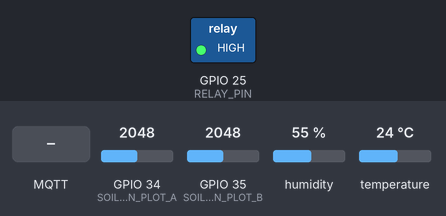
Simulated run of this sketch. Board: ESP32. On the bench: switched loads named in the sketch (green lamp = pin HIGH). The test bench sets the inputs (shaded band); at power-on: GPIO 34 (SOIL_PIN_PLOT_A) = 2048, GPIO 35 (SOIL_PIN_PLOT_B) = 2048, humidity 55 %, temperature 24 °C. WiFi joins after 1.5 s; servers stay silent unless stated; random numbers use the default seed unless the sketch sets one; no MQTT or app messages arrive unless stated; what the sketch prints to the serial monitor is not drawn.

Above: at 2.7 s.
2.8 s: GPIO 34 (SOIL_PIN_PLOT_A) set to 2635
7.5 s: GPIO 34 (SOIL_PIN_PLOT_A) set to 2755
At 9.3 s:
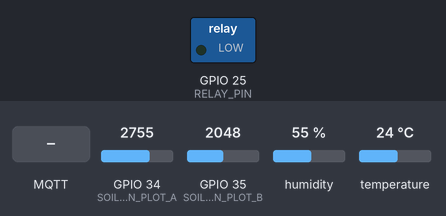
12.0 s: MQTT message "OFF" arrives on the first subscribed topic
At 12.8 s:
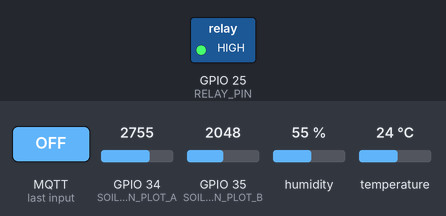
13.5 s: MQTT message "AUTO" arrives on the first subscribed topic
At 16.3 s:
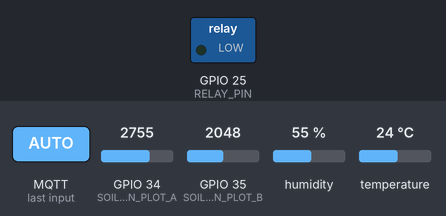
Timing chart, 0 to 17.5 s (numbered marks = the images above; inputs shaded):
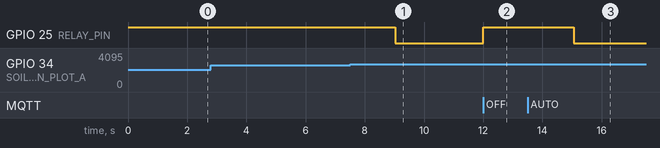

The sketch:

esp32_farm.ino
```cpp
#include <WiFi.h>
#include <PubSubClient.h>
#include <DHT.h>
#include <ArduinoJson.h>

// --- PIN DEFINITIONS ---
#define DHTPIN          23       // DHT11 Out[cite: 1]
#define DHTTYPE         DHT11
#define SOIL_PIN_PLOT_A 34       // Soil Moisture Sensor 1 (Plot A)[cite: 1]
#define SOIL_PIN_PLOT_B 35       // Soil Moisture Sensor 2 (Plot B)[cite: 1]
#define RELAY_PIN       25       // Relay module IN pin[cite: 1]

// --- THRESHOLDS & CALIBRATION ---
// Adjust wet/dry raw ADC values per sensor if needed
const int DRY_SOIL_ADC_A = 3200;  // Plot A dry air baseline
const int WET_SOIL_ADC_A = 1800;  // Plot A fully submerged/wet baseline

const int DRY_SOIL_ADC_B = 3200;  // Plot B dry air baseline
const int WET_SOIL_ADC_B = 1800;  // Plot B fully submerged/wet baseline

const float START_IRRIGATION_THRESHOLD = 35.0; // Relay ON below 35%[cite: 2]
const float STOP_IRRIGATION_THRESHOLD  = 60.0; // Relay OFF above 60%[cite: 2]

// --- NETWORK CONFIGURATION ---
const char* WIFI_SSID     = "TeamJN 2.4G";
const char* WIFI_PASSWORD = "PLDTWIFIY2dsd";
//const char* WIFI_SSID     = "ScottiePogi2.4";
//const char* WIFI_PASSWORD = "f4t4ll4r3sid3nc3";

const char* MQTT_SERVER   = "192.168.1.202";  // Node.js / MQTT broker IP[cite: 2]
const int   MQTT_PORT     = 1883;
const char* TOPIC_DATA    = "smartfarm/telemetry";
const char* TOPIC_CONTROL = "smartfarm/pump/control";

// --- GLOBAL OBJECTS & VARIABLES ---
DHT dht(DHTPIN, DHTTYPE);
WiFiClient espClient;
PubSubClient mqttClient(espClient);

unsigned long lastSensorReadTime  = 0;
unsigned long lastMqttPublishTime = 0;
const unsigned long SENSOR_INTERVAL  = 3000;   // Read sensors & evaluate logic every 3 seconds
const unsigned long PUBLISH_INTERVAL = 15000;  // Periodic MQTT telemetry publish every 15 seconds

#define RELAY_ON  LOW
#define RELAY_OFF HIGH

bool manualOverride = false;
bool isPumpActive   = false;
bool lastPumpState  = false;

// Function Declarations
void setupWiFi();
void reconnectMQTT();
void callback(char* topic, byte* payload, unsigned int length);
float readSoilMoisturePercent(int pin, int dryAdc, int wetAdc);
void publishTelemetry(float temp, float hum, float soilA, float soilB, const char* triggerType, const char* initiatedByUserId = nullptr);

void setup() {
  Serial.begin(115200);

  // Initialize Relay
  pinMode(RELAY_PIN, OUTPUT);
  digitalWrite(RELAY_PIN, RELAY_OFF);

  // Initialize Pin Inputs[cite: 1]
  pinMode(SOIL_PIN_PLOT_A, INPUT);
  pinMode(SOIL_PIN_PLOT_B, INPUT);

  // Start Sensors & WiFi
  dht.begin();
  setupWiFi();
  mqttClient.setServer(MQTT_SERVER, MQTT_PORT);
  mqttClient.setCallback(callback);
}

void loop() {
  if (!mqttClient.connected()) {
    reconnectMQTT();
  }
  mqttClient.loop();

  unsigned long currentMillis = millis();

  // 1. Read Sensors and process automation every 3 seconds
  if (currentMillis - lastSensorReadTime >= SENSOR_INTERVAL) {
    lastSensorReadTime = currentMillis;

    float humidity = dht.readHumidity();
    float temperature = dht.readTemperature();

    float soilMoistureA = readSoilMoisturePercent(SOIL_PIN_PLOT_A, DRY_SOIL_ADC_A, WET_SOIL_ADC_A);
    float soilMoistureB = readSoilMoisturePercent(SOIL_PIN_PLOT_B, DRY_SOIL_ADC_B, WET_SOIL_ADC_B);

    if (isnan(humidity) || isnan(temperature)) {
      Serial.println("Failed to read from DHT sensor!");
      return;
    }

    // 2. Dual-Plot Automation Logic[cite: 2]
    bool stateChanged = false;
      if (!manualOverride) {
        if (soilMoistureA <= START_IRRIGATION_THRESHOLD && !isPumpActive) {
          digitalWrite(RELAY_PIN, RELAY_ON);
          isPumpActive = true;
          stateChanged = true;
          Serial.printf("[AUTO] Plot A moisture %.1f%% low. Pump ON.\n", soilMoistureA);
        }
        else if (soilMoistureA >= STOP_IRRIGATION_THRESHOLD && isPumpActive) {
          digitalWrite(RELAY_PIN, RELAY_OFF);
          isPumpActive = false;
          stateChanged = true;
          Serial.printf("[AUTO] Plot A moisture %.1f%% high. Pump OFF.\n", soilMoistureA);
        }
      }

    // 3. Serial Debugging
    Serial.printf("Temp: %.1f°C | Hum: %.1f%% | Plot A: %.1f%% | Plot B: %.1f%% | Pump: %s\n",
                  temperature, humidity, soilMoistureA, soilMoistureB, isPumpActive ? "ON" : "OFF");

    // 4. Send JSON Payload over MQTT[cite: 2]
    // Publish immediately on state change OR periodically every 15 seconds
    if (stateChanged || (currentMillis - lastMqttPublishTime >= PUBLISH_INTERVAL)) {
      lastMqttPublishTime = currentMillis;
      lastPumpState = isPumpActive;

      const char* trigger = stateChanged ? "EVENT_AUTO" : "PERIODIC";
      publishTelemetry(temperature, humidity, soilMoistureA, soilMoistureB, trigger);
    }
  }
}

// Convert ADC Reading to Percentage
float readSoilMoisturePercent(int pin, int dryAdc, int wetAdc) {
  int rawADC = analogRead(pin);
  float percentage = map(rawADC, dryAdc, wetAdc, 0, 100);
  return constrain(percentage, 0.0, 100.0);
}

// Publish Structured JSON Telemetry to MQTT[cite: 2]
void publishTelemetry(float temp, float hum, float soilA, float soilB, const char* triggerType, const char* initiatedByUserId) {
  StaticJsonDocument<384> doc;
  doc["temperature"]   = temp;
  doc["humidity"]      = hum;
  doc["soilMoistureA"] = soilA;
  doc["soilMoistureB"] = soilB;
  doc["pumpState"]     = isPumpActive ? "ON" : "OFF";
  doc["trigger"]       = triggerType;
  if (initiatedByUserId && initiatedByUserId[0] != '\0') {
    doc["initiatedByUserId"] = initiatedByUserId;
  }

  char jsonBuffer[384];
  serializeJson(doc, jsonBuffer);
  mqttClient.publish(TOPIC_DATA, jsonBuffer);
  Serial.printf("[MQTT PUBLISH - %s]: %s\n", triggerType, jsonBuffer);
}

void runTimedIrrigation(int pin, int dryAdc, int wetAdc, float stopThreshold) {
  float soilMoisture = readSoilMoisturePercent(pin, dryAdc, wetAdc);

  while (soilMoisture < stopThreshold) {
    // Pump ON for 5 seconds
    digitalWrite(RELAY_PIN, RELAY_ON);
    isPumpActive = true;
    Serial.printf("[TIMED] Pump ON for 5s | Soil: %.1f%%\n", soilMoisture);
    delay(3000);

    // Pump OFF for 3 seconds
    digitalWrite(RELAY_PIN, RELAY_OFF);
    isPumpActive = false;
    Serial.println("[TIMED] Pump OFF for 3s");
    delay(3000);

    // Re-check soil moisture
    soilMoisture = readSoilMoisturePercent(pin, dryAdc, wetAdc);
    Serial.printf("[CHECK] Soil moisture now %.1f%%\n", soilMoisture);
  }

  Serial.printf("[STOP] Irrigation complete. Soil moisture reached %.1f%%\n", soilMoisture);
}

void setupWiFi() {
  delay(10);
  Serial.print("Connecting to WiFi: ");
  Serial.println(WIFI_SSID);

  WiFi.begin(WIFI_SSID, WIFI_PASSWORD);
  while (WiFi.status() != WL_CONNECTED) {
    delay(500);
    Serial.print(".");
  }
  Serial.println("\nWiFi connected. IP address: ");
  Serial.println(WiFi.localIP());
}

void callback(char* topic, byte* payload, unsigned int length) {
  StaticJsonDocument<192> commandDoc;
  DeserializationError parseError = deserializeJson(commandDoc, payload, length);
  String command;
  String initiatedByUserId;

  if (!parseError) {
    command = commandDoc["command"] | "";
    initiatedByUserId = commandDoc["initiatedByUserId"] | "";
  } else {
    for (unsigned int i = 0; i < length; i++) {
      command += (char)payload[i];
    }
  }

  Serial.printf("MQTT Control Received [%s]: %s\n", topic, command.c_str());

  if (String(topic) == TOPIC_CONTROL) {
    bool stateChanged = false;

    if (command == "ON") {
      manualOverride = true;
      if (!isPumpActive) stateChanged = true;
      digitalWrite(RELAY_PIN, RELAY_ON);
      isPumpActive = true;
      Serial.println("[MANUAL OVERRIDE] Relay switched ON");
    } else if (command == "OFF") {
      manualOverride = true;
      if (isPumpActive) stateChanged = true;
      digitalWrite(RELAY_PIN, RELAY_OFF);
      isPumpActive = false;
      Serial.println("[MANUAL OVERRIDE] Relay switched OFF");
    } else if (command == "AUTO") {
      manualOverride = false;
      Serial.println("[MODE] Switched back to AUTO threshold mode");
    }

    // Immediately publish status update upon receiving a manual command
    float humidity = dht.readHumidity();
    float temperature = dht.readTemperature();
    float soilMoistureA = readSoilMoisturePercent(SOIL_PIN_PLOT_A, DRY_SOIL_ADC_A, WET_SOIL_ADC_A);
    float soilMoistureB = readSoilMoisturePercent(SOIL_PIN_PLOT_B, DRY_SOIL_ADC_B, WET_SOIL_ADC_B);

    publishTelemetry(temperature, humidity, soilMoistureA, soilMoistureB, "EVENT_MANUAL", initiatedByUserId.c_str());
  }
}

void reconnectMQTT() {
  while (!mqttClient.connected()) {
    Serial.print("Attempting MQTT connection...");
    String clientId = "ESP32Client-" + String(random(0xffff), HEX);

    if (mqttClient.connect(clientId.c_str())) {
      Serial.println("connected");
      mqttClient.subscribe(TOPIC_CONTROL);
    } else {
      Serial.print("failed, rc=");
      Serial.print(mqttClient.state());
      Serial.println(" try again in 5 seconds");
      delay(5000);
    }
  }
}
```

Measured:
- the behaviour switches between 2696 and 2697 on GPIO 34 (SOIL_PIN_PLOT_A) (found by bisection; images 0 and 1)
- after the input at 2.8 s, every drawn part: stays the same
- after the input at 7.5 s, GPIO 25 (RELAY_PIN): HIGH → LOW after 1.5 s
- after the input at 12.0 s, GPIO 25 (RELAY_PIN): LOW → HIGH at once
- after the input at 13.5 s, GPIO 25 (RELAY_PIN): HIGH → LOW after 1.6 s
